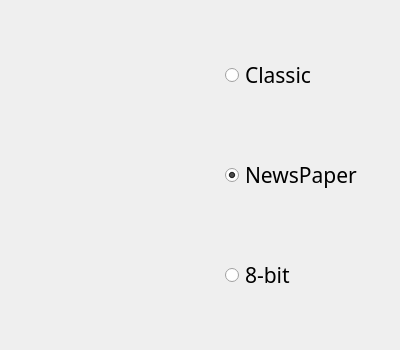
<?xml version="1.0" encoding="UTF-8"?>
<ui version="4.0">
 <class>theme</class>
 <widget class="QDialog" name="theme">
  <property name="geometry">
   <rect>
    <x>0</x>
    <y>0</y>
    <width>400</width>
    <height>350</height>
   </rect>
  </property>
  <property name="windowTitle">
   <string>Dialog</string>
  </property>
  <widget class="QRadioButton" name="classic">
   <property name="geometry">
    <rect>
     <x>225</x>
     <y>50</y>
     <width>100</width>
     <height>50</height>
    </rect>
   </property>
   <property name="font">
    <font>
     <family>Agency FB</family>
     <pointsize>16</pointsize>
    </font>
   </property>
   <property name="text">
    <string>Classic</string>
   </property>
  </widget>
  <widget class="QRadioButton" name="newspaper">
   <property name="geometry">
    <rect>
     <x>225</x>
     <y>150</y>
     <width>200</width>
     <height>50</height>
    </rect>
   </property>
   <property name="font">
    <font>
     <family>Agency FB</family>
     <pointsize>16</pointsize>
    </font>
   </property>
   <property name="text">
    <string>NewsPaper</string>
   </property>
   <property name="checked">
    <bool>true</bool>
   </property>
  </widget>
  <widget class="QRadioButton" name="bit">
   <property name="geometry">
    <rect>
     <x>225</x>
     <y>250</y>
     <width>100</width>
     <height>50</height>
    </rect>
   </property>
   <property name="font">
    <font>
     <family>Agency FB</family>
     <pointsize>16</pointsize>
    </font>
   </property>
   <property name="text">
    <string>8-bit</string>
   </property>
  </widget>
  <widget class="QLabel" name="label">
   <property name="geometry">
    <rect>
     <x>60</x>
     <y>25</y>
     <width>100</width>
     <height>100</height>
    </rect>
   </property>
   <property name="styleSheet">
    <string notr="true">background-image: url(:/gridImg/King_W_L);</string>
   </property>
   <property name="text">
    <string/>
   </property>
  </widget>
  <widget class="QLabel" name="label_2">
   <property name="geometry">
    <rect>
     <x>60</x>
     <y>125</y>
     <width>100</width>
     <height>100</height>
    </rect>
   </property>
   <property name="styleSheet">
    <string notr="true">background-image: url(:/gridImg/newsPaper/Image/newspaper/wk.png);</string>
   </property>
   <property name="text">
    <string/>
   </property>
  </widget>
  <widget class="QLabel" name="label_3">
   <property name="geometry">
    <rect>
     <x>60</x>
     <y>225</y>
     <width>100</width>
     <height>100</height>
    </rect>
   </property>
   <property name="styleSheet">
    <string notr="true">background-image: url(:/gridImg/8bit/Image/8_bit/wk.png);</string>
   </property>
   <property name="text">
    <string/>
   </property>
  </widget>
 </widget>
 <resources/>
 <connections/>
</ui>
